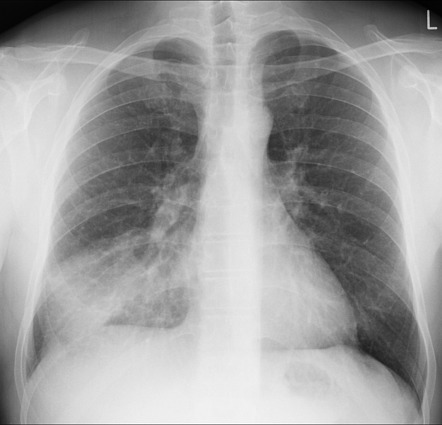
#> input picture backend/Pneumonia/XG_P/unseen_P.jpeg, 442 x 425 px
$ jupyter execute --allow-errors XG_code.ipynb
#> lines starting #> are read from the running program, lines starting #| are printed output that depends on the picture
[cell 1]
from sklearn.model_selection import KFold
from sklearn.preprocessing import StandardScaler
from skimage.feature import graycomatrix,hog
scaler = StandardScaler()

import xgboost as xgb
from sklearn.metrics import accuracy_score
import cv2
import glob
from tqdm import tqdm
import time
import numpy as np
from sklearn.metrics import accuracy_score, precision_score, recall_score, f1_score, roc_auc_score  # For evaluation metrics
import joblib

[cell 2]
pneumonia_image_dir = 'Pneumonia'
non_pneumonia_image_dir = 'Normal'

pneumonia_image_paths = glob.glob(pneumonia_image_dir + '/*.jpeg')  # Adjust file extension if needed
non_pneumonia_image_paths = glob.glob(non_pneumonia_image_dir + '/*.jpeg')

all_image_paths = pneumonia_image_paths + non_pneumonia_image_paths
labels = [1] * len(pneumonia_image_paths) + [0] * len(non_pneumonia_image_paths)

accuracies = []
# Perform K-fold cross-validation
kf = KFold(n_splits=5, shuffle=True, random_state=None)
#> (the rest of this cell did not finish here and is left out)

#> (a cell that did not finish here is left out)

[cell 4]
#For testing purpose only
# Assuming model and scaler are already trained and defined

# Load and preprocess a single X-ray image
def preprocess_single_image(image_path, scaler):
    # Load image
#> called with image_path = 'unseen_P.jpeg'
    image = cv2.imread(image_path)
#> image is the input picture: shape (425, 442, 3); min 0, max 255, mean 159.5

    # Preprocess image (resize, convert to grayscale, extract HOG features, etc.)
    resized_image = cv2.resize(image, (224, 224))
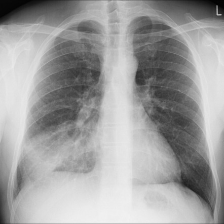
#> resized_image: shape (224, 224, 3); min 2, max 242, mean 159.3
    gray_image = cv2.cvtColor(resized_image, cv2.COLOR_BGR2GRAY)
    # Compute GLCM-like features
    hist = cv2.calcHist([gray_image], [0], None, [256], [0, 256])
#> hist = 256 values, max 669 at index 222, min 0 at index 0, mean 196
    hist /= hist.sum()
#> hist = 256 values, max 0.0133 at index 222, min 0 at index 0, mean 0.00391
    mean = (hist * np.arange(256)).sum()
#> mean = 32640
    variance = (hist * ((np.arange(256) - mean) ** 2)).sum()
#> variance = 2.71e+11
    homogeneity = (hist / (1 + np.abs(np.arange(256) - np.arange(256)[:, None]))).sum()
#> homogeneity = 9.53
    contrast = (hist * (np.abs(np.arange(256) - np.arange(256)[:, None]) ** 2)).sum()
#> contrast = 2445718.7

    # Create feature vector
    X_processed = np.array([mean, variance, homogeneity, contrast]).reshape(1, -1)
#> X_processed = [[32640, 2.71e+11, 9.53, 2445718.7]]
    # Ensure the features are in the same format as used during training
    X_processed = scaler.transform(X_processed)  # Assuming you have a trained scaler

    return X_processed

# Path to the single X-ray image you want to test
image_path_to_test = 'unseen_P.jpeg'

# Preprocess the single image
#> (the rest of this cell did not finish here and is left out)
